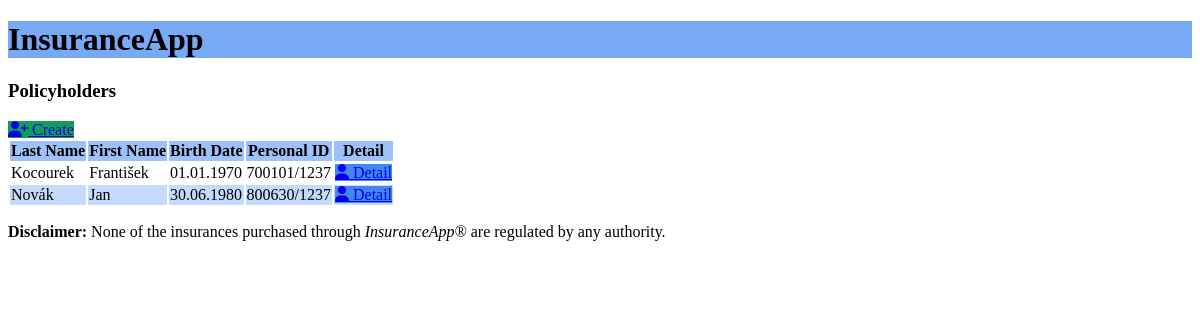
The page / on the database its author committed.
### insuranceapp/models.py (models this page shows, shortened)
class Person(models.Model):
    first_name = models.CharField(max_length=50)
    last_name = models.CharField(max_length=50)
    birth_date = models.DateField()
    personal_identification_number = models.IntegerField(unique=True)
    street_and_reference_number = models.CharField(max_length=50)
    city = models.CharField(max_length=50)
    postal_code = models.IntegerField()
    class Meta:
        abstract = True
    @property
    def personal_identification_number_as_string(self):
        return f"{str(self.personal_identification_number)[:6]}/{str(self.personal_identification_number)[6:]}"

class Policyholder(Person):
    email = models.EmailField(unique=True)
    phone = models.IntegerField(unique=True)
    registration_date = models.DateField()

### insuranceapp/views.py (the view)
# urls.py: path("", views.PolicyholderListView.as_view()),
class PolicyholderListView(PolicyholderModelMixin, ListView):
    queryset = Policyholder.objects.order_by("last_name")

### insuranceapp/templates/insuranceapp/policyholder_list.html
{% extends "insuranceapp/base.html" %}
{% block content %}
    <h3>Policyholders</h3>
    <a class="button button-create" href="{% url 'insuranceapp:policyholder-create' %}">
        <i class="fa-solid fa-user-plus"></i>
        Create
    </a>
    {% if policyholder_list %}
        <table>
            <thead>
                <tr>
                    <th>Last Name</th>
                    <th>First Name</th>
                    <th>Birth Date</th>
                    <th>Personal ID</th>
                    <th>Detail</th>
                </tr>
            </thead>
            <tbody>
                {% for policyholder in policyholder_list %}
                    <tr>
                        <td>{{ policyholder.last_name }}</td>
                        <td>{{ policyholder.first_name }}</td>
                        <td>{{ policyholder.birth_date|date:"d.m.Y" }}</td>
                        <td>{{ policyholder.personal_identification_number_as_string }}</td>
                        <td>
                            <a class="button button-detail" href="{% url 'insuranceapp:policyholder-detail' policyholder.id %}">
                                <i class="fa-solid fa-user"></i>
                                Detail
                            </a>
                        </td>
                    </tr>
                {% endfor %}
            </tbody>
        </table>
    {% else %}
        <p><i>There are no registered policyholders yet.</i></p>
    {% endif %}
{% endblock content %}

### insuranceapp/static/insuranceapp/style.css (style rules this page uses)
th { background-color: #9FC1F9 !important; }
tr:nth-child(2) { background-color: #C5DAFC !important; }
.button-detail { background-color: #4285F4 !important; }
.button-create { background-color: #0F9D58 !important; }

### rows shown on the page
Policyholder: last_name "Kocourek", first_name "František", birth_date "01.01.1970", personal_identification_number_as_string "700101/1237"
Policyholder: last_name "Novák", first_name "Jan", birth_date "30.06.1980", personal_identification_number_as_string "800630/1237"
